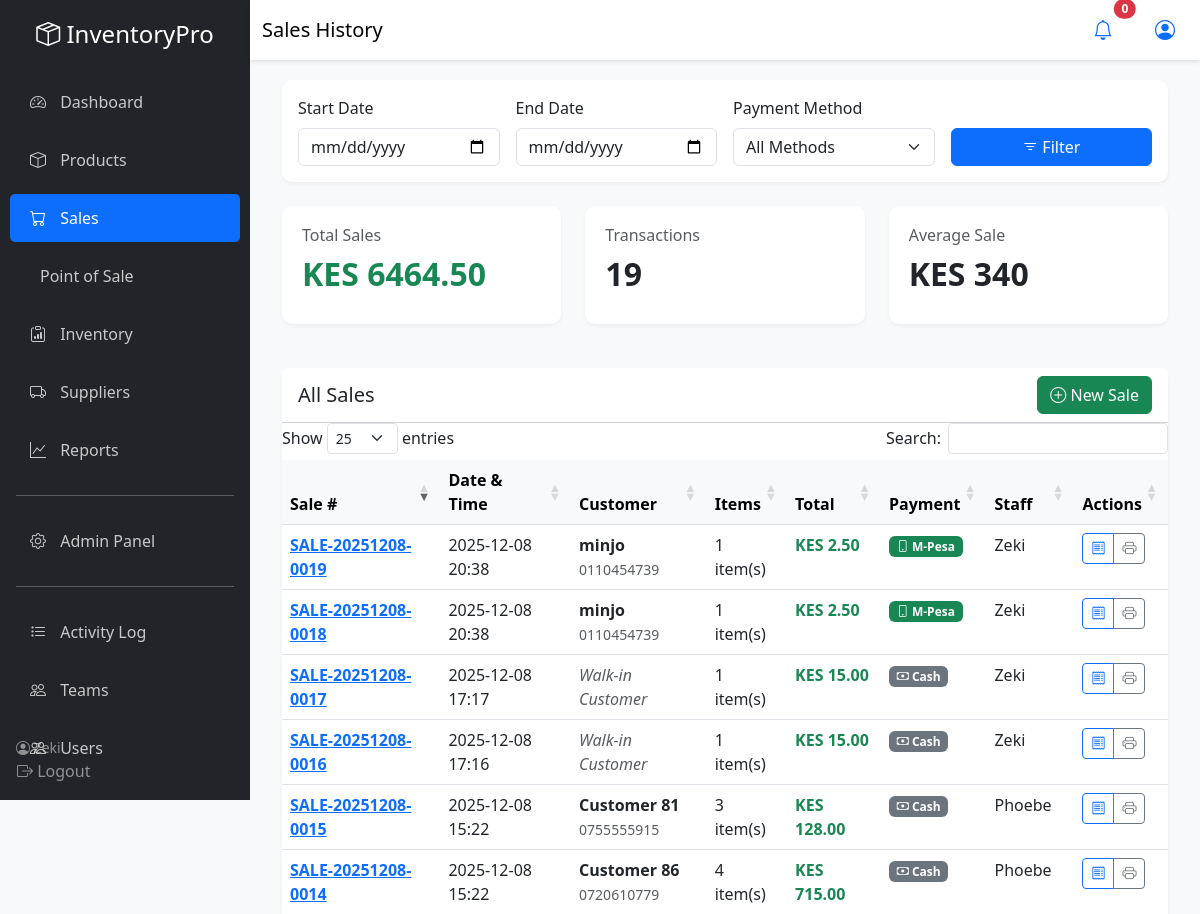
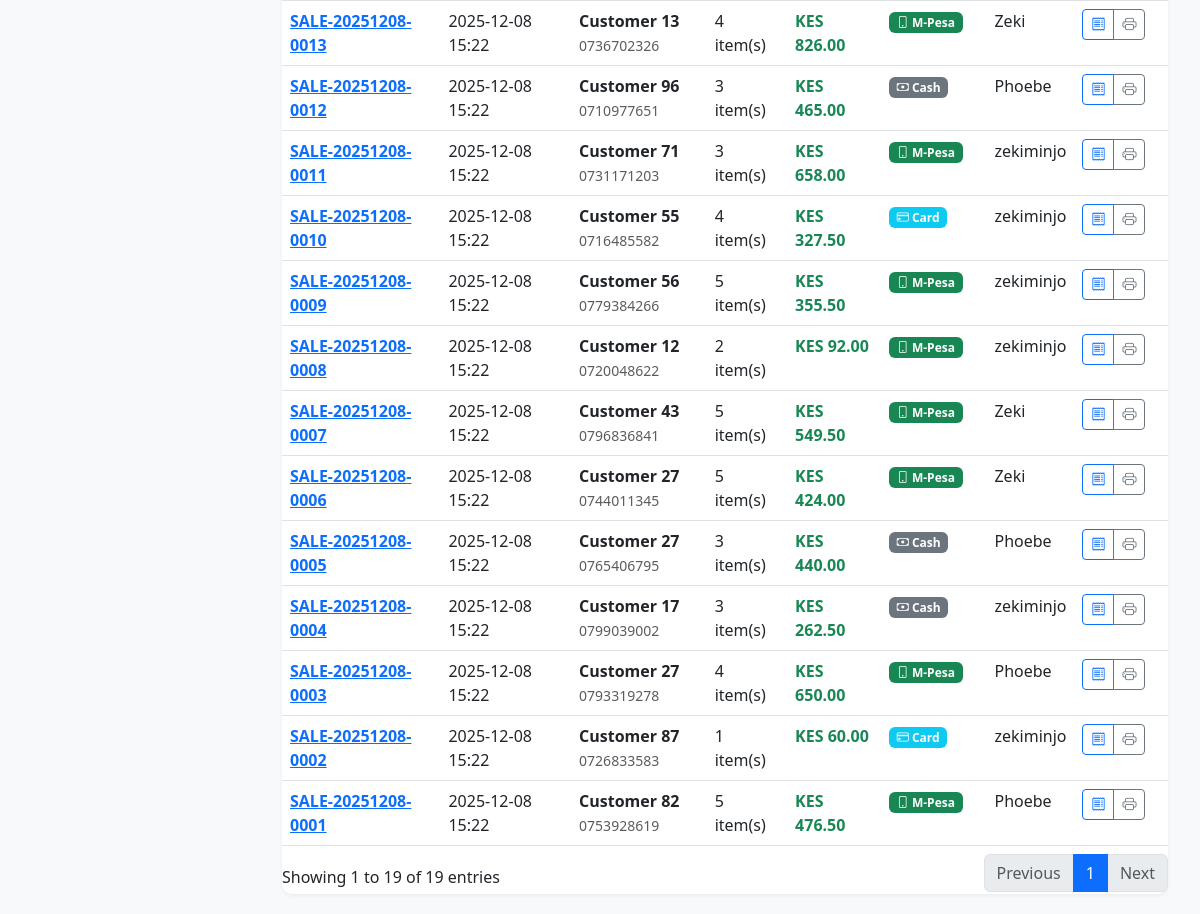
The app's page /sales/ (signed in) with its own data (2 pictures, top to bottom).
### apps/sales/models.py (models this page shows, shortened)
class Sale(models.Model):
    PAYMENT_METHODS = [
        ('CASH', 'Cash'),
        ('MPESA', 'M-Pesa'),
        ('CARD', 'Card'),
    ]
    sale_number = models.CharField(max_length=50, unique=True, editable=False)
    customer_name = models.CharField(max_length=200, blank=True)
    customer_phone = models.CharField(max_length=15, blank=True)
    total_amount = models.DecimalField(max_digits=10, decimal_places=2, default=0)
    payment_method = models.CharField(max_length=10, choices=PAYMENT_METHODS, default='CASH')
    mpesa_transaction_id = models.CharField(max_length=50, blank=True, null=True)
    notes = models.TextField(blank=True)
    created_by = models.ForeignKey(User, on_delete=models.SET_NULL, null=True)
    created_at = models.DateTimeField(auto_now_add=True)
    class Meta:
        ordering = ['-created_at']
        indexes = [
            models.Index(fields=['-created_at']),
            models.Index(fields=['sale_number']),
        ]

### apps/sales/views.py (the view)
# urls.py: path('', views.sales_list, name='sales_list'),
@login_required
def sales_list(request):
    sales = Sale.objects.all().select_related('created_by')
    start_date = request.GET.get('start_date')
    end_date = request.GET.get('end_date')
    if start_date:
        sales = sales.filter(created_at__date__gte=start_date)
    if end_date:
        sales = sales.filter(created_at__date__lte=end_date)
    context = {
        'sales': sales,
        'total_sales': sum(sale.total_amount for sale in sales),
    }
    return render(request, 'sales/sales_list.html', context)

### config/context_processors.py (called while the page is built)
def inventory_context(request):
    if request.user.is_authenticated:
        low_stock_count = Product.objects.filter(
            is_active=True,
            current_stock__lte=F('reorder_level')
        ).count()
        return {
            'low_stock_count': low_stock_count
        }
    return {}

### templates/sales/sales_list.html (shortened to what this page needs)
{% extends 'base.html' %}
{% block page_title %}Sales History{% endblock %}
{% block content %}
<div class="container-fluid">
    <div class="card card-custom mb-4">
        <div class="card-body">
            <form method="get" class="row g-3">
                <div class="col-md-3">
                    <label class="form-label">Start Date</label>
                    <input type="date" name="start_date" class="form-control" value="{{ request.GET.start_date }}">
                </div>
                <div class="col-md-3">
                    <label class="form-label">End Date</label>
                    <input type="date" name="end_date" class="form-control" value="{{ request.GET.end_date }}">
                </div>
                <div class="col-md-3">
                    <label class="form-label">Payment Method</label>
                    <select name="payment_method" class="form-select">
                        <option value="">All Methods</option>
                    </select>
                </div>
                <div class="col-md-3">
                    <label class="form-label">&nbsp;</label>
                    <button type="submit" class="btn btn-primary w-100">
                        <i class="bi bi-filter"></i> Filter
                    </button>
                </div>
            </form>
        </div>
    </div>
    <div class="row mb-4">
        <div class="col-md-4">
            <div class="stat-card">
                <h6 class="text-muted mb-1">Total Sales</h6>
                <h3 class="text-success">KES {{ total_sales|floatformat:2 }}</h3>
            </div>
        </div>
        <div class="col-md-4">
            <div class="stat-card">
                <h6 class="text-muted mb-1">Transactions</h6>
                <h3>{{ sales.count }}</h3>
            </div>
        </div>
        <div class="col-md-4">
            <div class="stat-card">
                <h6 class="text-muted mb-1">Average Sale</h6>
                <h3>KES {% widthratio total_sales sales.count 1 %}</h3>
            </div>
        </div>
    </div>
    <div class="card card-custom">
        <div class="card-header bg-white d-flex justify-content-between align-items-center">
            <h5 class="mb-0">All Sales</h5>
            <a href="{% url 'sales:new_sale' %}" class="btn btn-success">
                <i class="bi bi-plus-circle"></i> New Sale
            </a>
        </div>
        <div class="card-body p-0">
            <div class="table-responsive">
                <table class="table table-hover mb-0 datatable">
                    <thead class="table-light">
                        <tr>
                            <th>Sale #</th>
                            <th>Date & Time</th>
                            <th>Customer</th>
                            <th>Items</th>
                            <th>Total</th>
                            <th>Payment</th>
                            <th>Staff</th>
                            <th>Actions</th>
                        </tr>
                    </thead>
                    <tbody>
                        {% for sale in sales %}
                        <tr>
                            <td>
                                <a href="{% url 'sales:sale_detail' sale.id %}">
                                    <strong>{{ sale.sale_number }}</strong>
                                </a>
                            </td>
                            <td>{{ sale.created_at|date:"Y-m-d H:i" }}</td>
                            <td>
                                {% if sale.customer_name %}
                                <strong>{{ sale.customer_name }}</strong><br>
                                <small class="text-muted">{{ sale.customer_phone }}</small>
                                {% else %}
                                <em class="text-muted">Walk-in Customer</em>
                                {% endif %}
                            </td>
                            <td>{{ sale.items.count }} item(s)</td>
                            <td><strong class="text-success">KES {{ sale.total_amount }}</strong></td>
                            <td>
                                {% if sale.payment_method == 'MPESA' %}
                                <span class="badge bg-success">
                                    <i class="bi bi-phone"></i> M-Pesa
                                </span>
                                {% elif sale.payment_method == 'CASH' %}
                                <span class="badge bg-secondary">
                                    <i class="bi bi-cash"></i> Cash
                                </span>
                                {% else %}
                                <span class="badge bg-info">
                                    <i class="bi bi-credit-card"></i> Card
                                </span>
                                {% endif %}
                            </td>
                            <td>{{ sale.created_by.username }}</td>
                            <td>
                                <div class="btn-group">
                                    <a href="{% url 'sales:sale_detail' sale.id %}"
                                       class="btn btn-sm btn-outline-primary" title="View Receipt">
                                        <i class="bi bi-receipt"></i>
                                    </a>
                                    <button onclick="printReceipt({{ sale.id }})"
                                            class="btn btn-sm btn-outline-secondary" title="Print">
                                        <i class="bi bi-printer"></i>
                                    </button>
                                </div>
                            </td>
                        </tr>
                        {% endfor %}
                    </tbody>
                </table>
            </div>
        </div>
    </div>
</div>
{% endblock %}

### templates/base.html (shortened to what this page needs)
<!DOCTYPE html>
{% load static %}
<html lang="en">
<head>
    <link href="https://cdn.jsdelivr.net/npm/bootstrap@5.3.0/dist/css/bootstrap.min.css" rel="stylesheet">
    <link rel="stylesheet" href="https://cdn.jsdelivr.net/npm/bootstrap-icons@1.11.0/font/bootstrap-icons.css">
    <link rel="stylesheet" href="https://cdn.datatables.net/1.13.6/css/dataTables.bootstrap5.min.css">
</head>
<body>
    <nav class="sidebar" id="sidebar">
        <div class="text-center mb-4">
            <h4 class="text-white">
                <i class="bi bi-box-seam"></i> InventoryPro
            </h4>
        </div>
        <ul class="nav flex-column">
            <li class="nav-item">
                <a class="nav-link {% if request.path == '/dashboard/' %}active{% endif %}" href="{% url 'dashboard' %}">
                    <i class="bi bi-speedometer2"></i> Dashboard
                </a>
            </li>
            <li class="nav-item">
                <a class="nav-link {% if 'products' in request.path %}active{% endif %}" href="{% url 'products:product_list' %}">
                    <i class="bi bi-box"></i> Products
                </a>
            </li>
            <li class="nav-item">
                <a class="nav-link {% if 'sales' in request.path %}active{% endif %}" href="{% url 'sales:sales_list' %}">
                    <i class="bi bi-cart"></i> Sales
                </a>
            </li>
            <li class="nav-item">
                <a class="nav-link {% if 'pos' in request.path %}active{% endif %}" href="{% url 'sales:new_sale' %}">
                     Point of Sale
                </a>
            </li>
            <li class="nav-item">
                <a class="nav-link {% if 'inventory' in request.path %}active{% endif %}" href="{% url 'inventory:stock_list' %}">
                    <i class="bi bi-clipboard-data"></i> Inventory
                </a>
            </li>
            <li class="nav-item">
                <a class="nav-link {% if 'suppliers' in request.path %}active{% endif %}" href="{% url 'suppliers:supplier_list' %}">
                    <i class="bi bi-truck"></i> Suppliers
                </a>
            </li>
            <li class="nav-item">
                <a class="nav-link {% if 'reports' in request.path %}active{% endif %}" href="{% url 'reports:dashboard' %}">
                    <i class="bi bi-graph-up"></i> Reports
                </a>
            </li>
            <hr class="text-white mx-3">
            <li class="nav-item">
                <a class="nav-link" href="{% url 'admin:index' %}">
                    <i class="bi bi-gear"></i> Admin Panel
                </a>
            </li>
        {% if user.is_superuser or user.profile.role.name in "ADMIN,MANAGER" %}
            <hr class="text-white mx-3">
            <li class="nav-item">
                <a class="nav-link {% if 'activity' in request.path %}active{% endif %}" href="{% url 'users:activity_log' %}">
                    <i class="bi bi-list-task"></i> Activity Log
                </a>
            </li>
            <li class="nav-item">
                <a class="nav-link {% if 'teams' in request.path %}active{% endif %}" href="{% url 'users:team_list' %}">
                    <i class="bi bi-people"></i> Teams
                </a>
            </li>
            <li class="nav-item">
                <a class="nav-link {% if 'users' in request.path %}active{% endif %}" href="{% url 'users:user_list' %}">
                    <i class="bi bi-people"></i> Users
                </a>
            </li>
        {% endif %}
        </ul>
        <div class="position-absolute bottom-0 w-100 p-3">
            <div class="text-white-50 small">
                <i class="bi bi-person-circle"></i> {{ user.username }}
                <br>
                <form method="POST" action="{% url 'logout' %}" class="d-inline">
                    <button class="btn btn-link text-white-50 text-decoration-none p-0 m-0">
                        <i class="bi bi-box-arrow-right"></i> Logout
                    </button>
                </form>
            </div>
        </div>
    </nav>
    <nav class="navbar navbar-top navbar-expand-lg navbar-light sticky-top">
        <div class="container-fluid">
            <span class="navbar-brand mb-0 h1">{% block page_title %}Dashboard{% endblock %}</span>
            <div class="d-flex align-items-center">
                <div class="dropdown">
                    <button class="btn btn-link position-relative" data-bs-toggle="dropdown">
                        <i class="bi bi-bell fs-5"></i>
                        <span class="position-absolute top-0 start-100 translate-middle badge rounded-pill bg-danger">
                            {{ low_stock_count }}
                        </span>
                    </button>
                </div>
                <div class="dropdown ms-3">
                    <button class="btn btn-link" data-bs-toggle="dropdown">
                        <i class="bi bi-person-circle fs-5"></i>
                    </button>
                </div>
            </div>
        </div>
    </nav>
    <main class="main-content">
        {% block content %}{% endblock %}
    </main>
</body>
</html>

### templates/base.html (style rules this page uses)
:root { --sidebar-width: 250px; --primary-color: #0d6efd; --sidebar-bg: #212529; }
body { font-family: 'Segoe UI', Tahoma, Geneva, Verdana, sans-serif; background-color: #f8f9fa; }
.sidebar { position: fixed; top: 0; left: 0; height: 100vh; width: var(--sidebar-width); background-color: var(--sidebar-bg); padding-top: 20px; overflow-y: auto; z-index: 1000; transition: all 0.3s; }
.sidebar .nav-link { color: rgba(255, 255, 255, 0.75); padding: 12px 20px; margin: 5px 10px; border-radius: 5px; transition: all 0.3s; }
.sidebar .nav-link:hover, .sidebar .nav-link.active { background-color: var(--primary-color); color: white; }
.sidebar .nav-link i { margin-right: 10px; width: 20px; }
.main-content { margin-left: var(--sidebar-width); padding: 20px; min-height: 100vh; }
.navbar-top { margin-left: var(--sidebar-width); background-color: white; box-shadow: 0 2px 4px rgba(0,0,0,0.1); }
.stat-card { background: white; border-radius: 10px; padding: 20px; margin-bottom: 20px; box-shadow: 0 2px 4px rgba(0,0,0,0.05); transition: transform 0.3s; }
.stat-card h3 { font-size: 2rem; font-weight: bold; margin: 10px 0; }
.card-custom { border: none; border-radius: 10px; box-shadow: 0 2px 4px rgba(0,0,0,0.05); }

### records on screen
Sale: sale_number "SALE-20251208-0019", created_at "2025-12-08 20:38", customer_name "minjo", customer_phone "0110454739", items.count "1", total_amount "2.50", payment_method "MPESA" (drawn), created_by.username "Zeki"
Sale: sale_number "SALE-20251208-0018", created_at "2025-12-08 20:38", customer_name "minjo", customer_phone "0110454739", items.count "1", total_amount "2.50", payment_method "MPESA" (drawn), created_by.username "Zeki"
Sale: sale_number "SALE-20251208-0017", created_at "2025-12-08 17:17", customer_name "Walk-in Customer", items.count "1", total_amount "15.00", payment_method "CASH" (drawn), created_by.username "Zeki"
Sale: sale_number "SALE-20251208-0016", created_at "2025-12-08 17:16", customer_name "Walk-in Customer", items.count "1", total_amount "15.00", payment_method "CASH" (drawn), created_by.username "Zeki"
Sale: sale_number "SALE-20251208-0015", created_at "2025-12-08 15:22", customer_name "Customer 81", customer_phone "0755555915", items.count "3", total_amount "128.00", payment_method "CASH" (drawn), created_by.username "Phoebe"
Sale: sale_number "SALE-20251208-0014", created_at "2025-12-08 15:22", customer_name "Customer 86", customer_phone "0720610779", items.count "4", total_amount "715.00", payment_method "CASH" (drawn), created_by.username "Phoebe"
Sale: sale_number "SALE-20251208-0013", created_at "2025-12-08 15:22", customer_name "Customer 13", customer_phone "0736702326", items.count "4", total_amount "826.00", payment_method "MPESA" (drawn), created_by.username "Zeki"
Sale: sale_number "SALE-20251208-0012", created_at "2025-12-08 15:22", customer_name "Customer 96", customer_phone "0710977651", items.count "3", total_amount "465.00", payment_method "CASH" (drawn), created_by.username "Phoebe"
Sale: sale_number "SALE-20251208-0011", created_at "2025-12-08 15:22", customer_name "Customer 71", customer_phone "0731171203", items.count "3", total_amount "658.00", payment_method "MPESA" (drawn), created_by.username "zekiminjo"
Sale: sale_number "SALE-20251208-0010", created_at "2025-12-08 15:22", customer_name "Customer 55", customer_phone "0716485582", items.count "4", total_amount "327.50", payment_method "CARD" (drawn), created_by.username "zekiminjo"
Sale: sale_number "SALE-20251208-0009", created_at "2025-12-08 15:22", customer_name "Customer 56", customer_phone "0779384266", items.count "5", total_amount "355.50", payment_method "MPESA" (drawn), created_by.username "zekiminjo"
Sale: sale_number "SALE-20251208-0008", created_at "2025-12-08 15:22", customer_name "Customer 12", customer_phone "0720048622", items.count "2", total_amount "92.00", payment_method "MPESA" (drawn), created_by.username "zekiminjo"
Sale: sale_number "SALE-20251208-0007", created_at "2025-12-08 15:22", customer_name "Customer 43", customer_phone "0796836841", items.count "5", total_amount "549.50", payment_method "MPESA" (drawn), created_by.username "Zeki"
Sale: sale_number "SALE-20251208-0006", created_at "2025-12-08 15:22", customer_name "Customer 27", customer_phone "0744011345", items.count "5", total_amount "424.00", payment_method "MPESA" (drawn), created_by.username "Zeki"
Sale: sale_number "SALE-20251208-0005", created_at "2025-12-08 15:22", customer_name "Customer 27", customer_phone "0765406795", items.count "3", total_amount "440.00", payment_method "CASH" (drawn), created_by.username "Phoebe"
Sale: sale_number "SALE-20251208-0004", created_at "2025-12-08 15:22", customer_name "Customer 17", customer_phone "0799039002", items.count "3", total_amount "262.50", payment_method "CASH" (drawn), created_by.username "zekiminjo"
Sale: sale_number "SALE-20251208-0003", created_at "2025-12-08 15:22", customer_name "Customer 27", customer_phone "0793319278", items.count "4", total_amount "650.00", payment_method "MPESA" (drawn), created_by.username "Phoebe"
Sale: sale_number "SALE-20251208-0002", created_at "2025-12-08 15:22", customer_name "Customer 87", customer_phone "0726833583", items.count "1", total_amount "60.00", payment_method "CARD" (drawn), created_by.username "zekiminjo"
Sale: sale_number "SALE-20251208-0001", created_at "2025-12-08 15:22", customer_name "Customer 82", customer_phone "0753928619", items.count "5", total_amount "476.50", payment_method "MPESA" (drawn), created_by.username "Phoebe"

### other values on screen
{{ user.username }} "Zeki"
{{ low_stock_count }} "0"
{{ total_sales|floatformat:2 }} "6464.50"
{{ sales.count }} "19"
